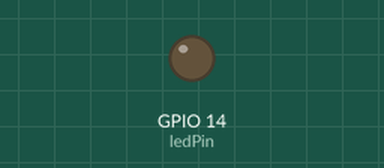
This sketch was run on a simulated ESP32. On the bench: output pins drawn as LEDs (lit = HIGH).

Above: at 0.05 s.
At 5.85 s:
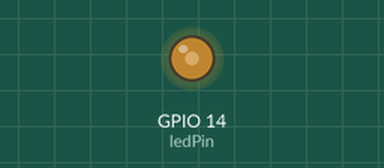
At 11.65 s:
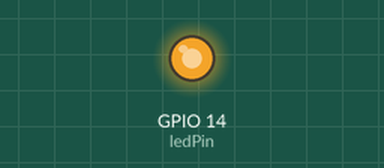
At 23.25 s:
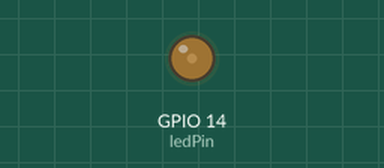
Timing chart, 0 to 33.4 s (numbered marks = the images above):
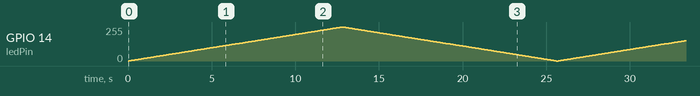

The sketch:

ESP32_PWM.ino
```cpp
const int ledPin = 14;

const int frequency = 2500;
const int ledChannel = 0;
const int resolution = 8;

void setup(){
  ledcSetup(ledChannel, frequency, resolution);    //configure PWM functionalities

  ledcAttachPin(ledPin,ledChannel);    //attach the channel to the GPIO to be controlled
}

void loop()
{
  for(int dutyCycle = 0; dutyCycle <= 256; dutyCycle++)
  {
    ledcWrite(ledChannel,dutyCycle);
    delay(50);
  }

  for(int dutyCycle=255; dutyCycle >= 0;dutyCycle--)
  {
    ledcWrite(ledChannel,dutyCycle);
    delay(50);
  }
}
```
